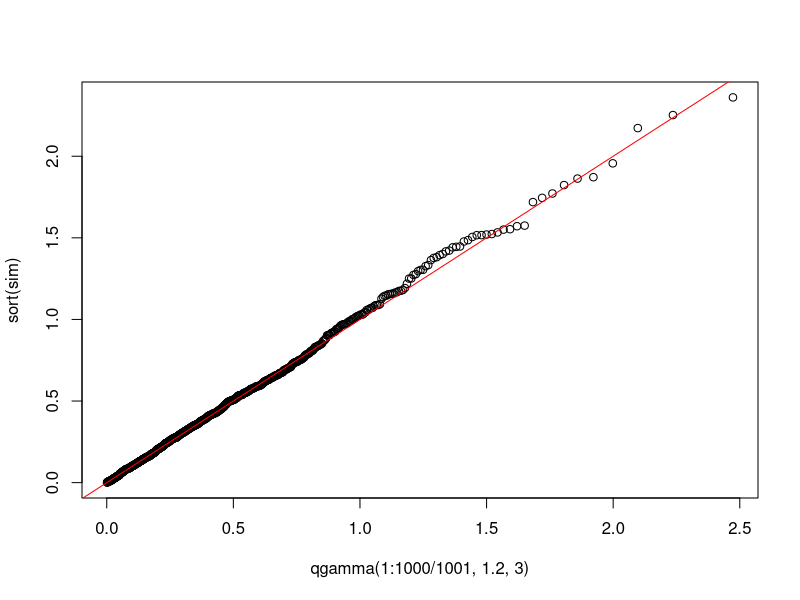

This figure's R source:
## ---- chunk 1
knitr::opts_chunk$set(echo = TRUE)
## ---- chunk 2
# Load the dataset
(d = 1+2)
## ---- chunk 3
# Load the dataset
library(MASS)
data(quine)

r = 1.5
k_hat = mean(quine[,'Days'])

#MLE
(p_hat_mle = k_hat/(r+k_hat))
## ---- chunk 4
(alpha = 0.5+sum(quine[,'Days']))
(beta = 0.5+1.5*length(quine[,'Days']))
## ---- chunk 5

#The mygamma function take n alpha lambda and return n simulations
mygamma = function(n,alpha,lambda){
  
  #calculate c and d
  d = alpha -1/3
  c = 1/sqrt(9*d)
  
  #simulation for n times
  result = rep(0,n)
  for(i in 1:n) {
    result[i] = ((d * (1 + c*simulation(c,d))^3) / lambda)
  }
  return(result)
}

#The simulation function take c, d and return one silulation of exp(g(x))
simulation<- function(c,d) {
  x = rnorm(1)
  y = runif(1,0,dnorm(x))
  
  #when the x less than -1/c or y is higher than the pdf of exp(g(x)), simulate again
  while (x < -(1/c)||y > f(x,c,d)) {
    x = rnorm(1)
    y = runif(1,0,dnorm(x))
  }
  return(x)
}

#f(x) = exp(g(x))
f <- function(x,c,d){
  return(exp(g(x,c,d)))
}

#g(x),as described in the hint
g <- function(x,c,d){
  return(d*log((1+c*x)^3) - d*(1+c*x)^3+d)
}


#set the seed
set.seed(666)

#generate the simulation
sim = mygamma(1000,1.2,3)

#plot the qq plot of simulation
plot(qgamma(1:1000/1001,1.2,3),sort(sim))
abline(0,1,col="red")
